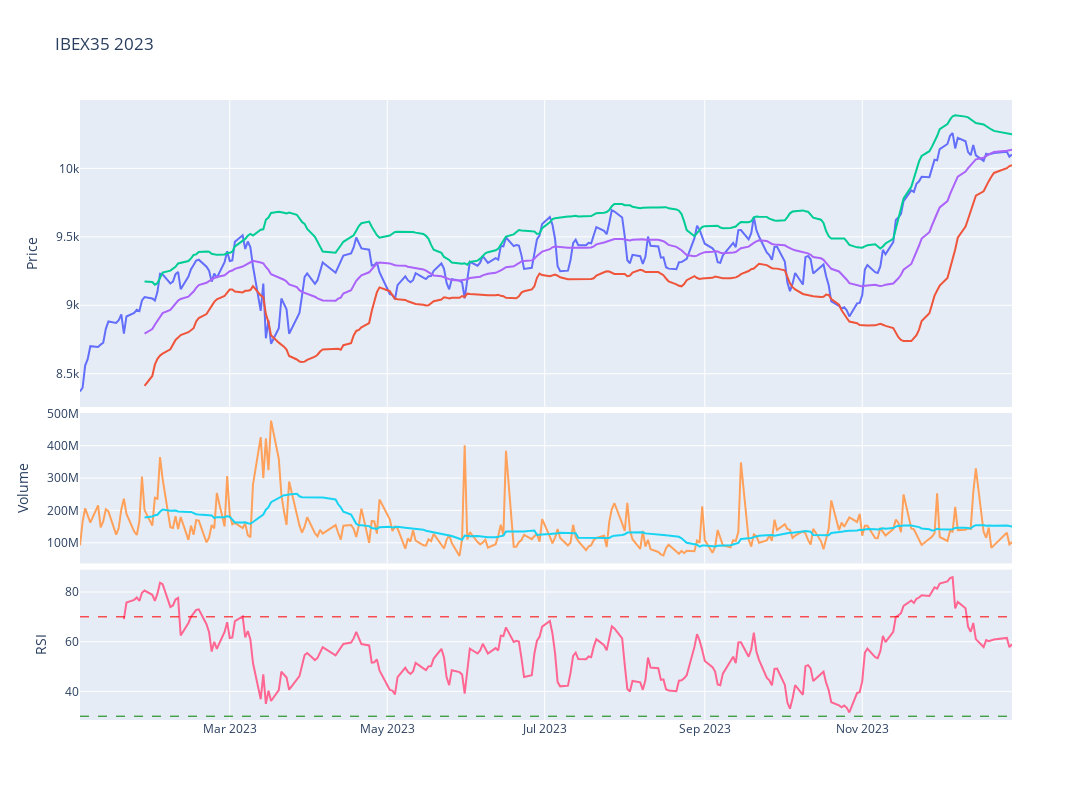

Notebook cell for this chart:
### Code cell
# Plot the adjusted close price of the ^IBEX for year
fig = make_subplots(rows=4, cols=1,shared_xaxes=True,vertical_spacing=0.01,specs=[[{'rowspan':2,'colspan':1}],[None],[{'rowspan':1,'colspan':1}],[{'rowspan':1,'colspan':1}]])

# Graph (1,1)
fig.add_trace(go.Scatter(x=ibex35['Adj Close'].loc[year].index,y=ibex35['Adj Close'].loc['2023'],mode="lines",name='IBEX35'),row=1,col=1)
fig.add_trace(go.Scatter(x=ibex35['BB_Lower'].loc[year].index,y=ibex35['BB_Lower'].loc['2023'],mode="lines",name='BB_Lower'),row=1,col=1)
fig.add_trace(go.Scatter(x=ibex35['BB_Upper'].loc[year].index,y=ibex35['BB_Upper'].loc['2023'],mode="lines",name='BB_Upper'),row=1,col=1)
fig.add_trace(go.Scatter(x=ibex35['MMA20'].loc[year].index,y=ibex35['MMA20'].loc['2023'],mode="lines",name='MMA20'),row=1,col=1)
# Update xaxis properties
fig.update_yaxes(title_text="Price", row=1, col=1)

# Graph (3,1)
fig.add_trace(go.Scatter(x=ibex35['Volume'].loc[year].index,y=ibex35['Volume'].loc['2023'],mode="lines",name='Volume'),row=3, col=1)
fig.add_trace(go.Scatter(x=ibex35['Volume'].loc[year].index,y=ibex35['Volume'].loc['2023'].rolling(20).mean(),mode="lines",name='MMA20'),row=3,col=1)
fig.update_yaxes(title_text="Volume", row=3, col=1)

# Graph (4,1)
fig.add_trace(go.Scatter(x=ibex35['RSI'].loc[year].index,y=ibex35['RSI'].loc[year],mode="lines",name='RSI'),row=4, col=1)
fig.add_hline(y=30, line_width=1, line_dash="dash", line_color="green",row=4,col=1)
fig.add_hline(y=70, line_width=1, line_dash="dash", line_color="red",row=4,col=1)
fig.update_yaxes(title_text="RSI", row=4, col=1)

fig.update_layout(height=800, width=1300,showlegend=False,title=f"IBEX35 {year}")

fig.show()

### Figure 1 — Plotly figure (JSON) as saved in the notebook; plotly's stock layout.template omitted (floating-point values rounded to 4 significant figures; data arrays with more than 128 entries replaced by an {"elided": "..."} marker saying what was removed)
{"data": [{"mode": "lines", "name": "IBEX35", "type": "scatter", "x": {"elided": "255 str values"}, "xaxis": "x", "y": {"elided": "255 float values"}, "yaxis": "y"}, {"mode": "lines", "name": "BB_Lower", "type": "scatter", "x": {"elided": "255 str values"}, "xaxis": "x", "y": {"elided": "255 float values"}, "yaxis": "y"}, {"mode": "lines", "name": "BB_Upper", "type": "scatter", "x": {"elided": "255 str values"}, "xaxis": "x", "y": {"elided": "255 float values"}, "yaxis": "y"}, {"mode": "lines", "name": "MMA20", "type": "scatter", "x": {"elided": "255 str values"}, "xaxis": "x", "y": {"elided": "255 float values"}, "yaxis": "y"}, {"mode": "lines", "name": "Volume", "type": "scatter", "x": {"elided": "255 str values"}, "xaxis": "x2", "y": {"elided": "255 int values"}, "yaxis": "y2"}, {"mode": "lines", "name": "MMA20", "type": "scatter", "x": {"elided": "255 str values"}, "xaxis": "x2", "y": {"elided": "255 int values"}, "yaxis": "y2"}, {"mode": "lines", "name": "RSI", "type": "scatter", "x": {"elided": "255 str values"}, "xaxis": "x3", "y": {"elided": "255 float values"}, "yaxis": "y3"}], "layout": {"height": 800, "shapes": [{"line": {"color": "green", "dash": "dash", "width": 1}, "type": "line", "x0": 0, "x1": 1, "xref": "x3 domain", "y0": 30, "y1": 30, "yref": "y3"}, {"line": {"color": "red", "dash": "dash", "width": 1}, "type": "line", "x0": 0, "x1": 1, "xref": "x3 domain", "y0": 70, "y1": 70, "yref": "y3"}], "showlegend": false, "title": {"text": "IBEX35 2023"}, "width": 1300, "xaxis": {"anchor": "y", "domain": [0, 1], "matches": "x3", "showticklabels": false}, "xaxis2": {"anchor": "y2", "domain": [0, 1], "matches": "x3", "showticklabels": false}, "xaxis3": {"anchor": "y3", "domain": [0, 1]}, "yaxis": {"anchor": "x", "domain": [0.505, 1], "title": {"text": "Price"}}, "yaxis2": {"anchor": "x2", "domain": [0.2525, 0.495], "title": {"text": "Volume"}}, "yaxis3": {"anchor": "x3", "domain": [0, 0.2425], "title": {"text": "RSI"}}}}
